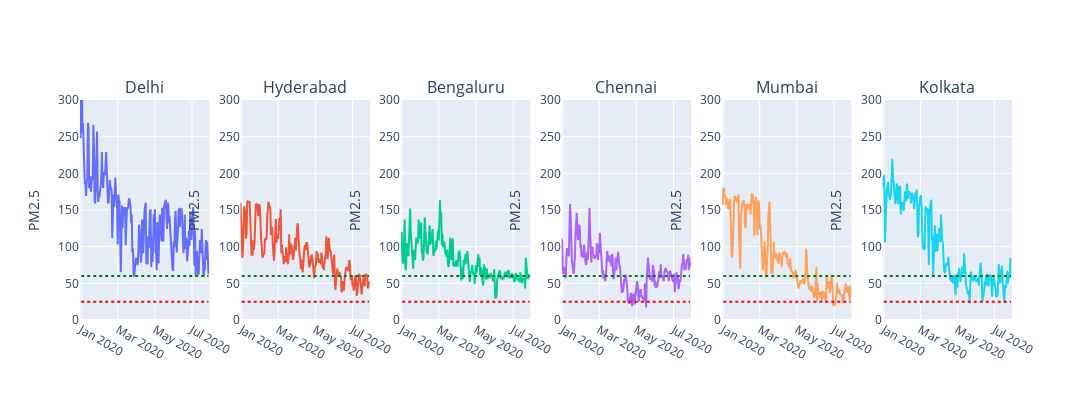

Notebook cell for this chart:
### Markdown cell above
Lets generate PM 2.5 for all cities

### Code cell
city=['Delhi','Hyderabad','Bengaluru','Chennai','Mumbai','Kolkata']
p=[1,1,1,2,2,2]
h=[1,2,3,1,2,3]
fig = make_subplots(
rows=1, cols=6,
#shared_yaxes=True,
subplot_titles=("Delhi", "Hyderabad", "Bengaluru", "Chennai",'Mumbai','Kolkata'))
for l,i in enumerate(city):
    dff=df1[df1['City'].isin([i])]
    fig.add_trace(go.Scatter(x=dff['Date'], y=dff['median']),row=1, col=l+1)
    fig.add_shape(go.layout.Shape(type="line", x0=start, y0=pollutant_who['pm25'], x1=end, y1=pollutant_who['pm25'],
                                  line=dict(color='red', width=2,dash='dot'),),row=1,col=l+1)
    fig.add_shape(go.layout.Shape(type="line", x0=start, y0=pollutant_naaqs['pm25'], x1=end, y1=pollutant_naaqs['pm25'],
                                  line=dict(color='green', width=2,dash='dot'),),row=1,col=l+1)
    fig.update_yaxes(title='PM2.5',range=[0, 300], row=1, col=l+1)
fig.update_layout(height=400, width=2000,showlegend=False)
fig.update_layout(yaxis=dict(range=[0,300]))
fig.show()
fig.write_image(f'images/pm2.5_all_cities.png')

### Figure 1 — Plotly figure (JSON) as saved in the notebook; plotly's stock layout.template omitted (floating-point values rounded to 4 significant figures; data arrays with more than 128 entries replaced by an {"elided": "..."} marker saying what was removed)
{"data": [{"type": "scatter", "x": {"elided": "212 str values"}, "xaxis": "x", "y": {"elided": "212 int values"}, "yaxis": "y"}, {"type": "scatter", "x": {"elided": "212 str values"}, "xaxis": "x2", "y": {"elided": "212 int values"}, "yaxis": "y2"}, {"type": "scatter", "x": {"elided": "212 str values"}, "xaxis": "x3", "y": {"elided": "212 int values"}, "yaxis": "y3"}, {"type": "scatter", "x": {"elided": "212 str values"}, "xaxis": "x4", "y": {"elided": "212 int values"}, "yaxis": "y4"}, {"type": "scatter", "x": {"elided": "212 str values"}, "xaxis": "x5", "y": {"elided": "212 int values"}, "yaxis": "y5"}, {"type": "scatter", "x": {"elided": "212 str values"}, "xaxis": "x6", "y": {"elided": "212 int values"}, "yaxis": "y6"}], "layout": {"annotations": [{"font": {"size": 16}, "showarrow": false, "text": "Delhi", "x": 0.06944, "xanchor": "center", "xref": "paper", "y": 1, "yanchor": "bottom", "yref": "paper"}, {"font": {"size": 16}, "showarrow": false, "text": "Hyderabad", "x": 0.2417, "xanchor": "center", "xref": "paper", "y": 1, "yanchor": "bottom", "yref": "paper"}, {"font": {"size": 16}, "showarrow": false, "text": "Bengaluru", "x": 0.4139, "xanchor": "center", "xref": "paper", "y": 1, "yanchor": "bottom", "yref": "paper"}, {"font": {"size": 16}, "showarrow": false, "text": "Chennai", "x": 0.5861, "xanchor": "center", "xref": "paper", "y": 1, "yanchor": "bottom", "yref": "paper"}, {"font": {"size": 16}, "showarrow": false, "text": "Mumbai", "x": 0.7583, "xanchor": "center", "xref": "paper", "y": 1, "yanchor": "bottom", "yref": "paper"}, {"font": {"size": 16}, "showarrow": false, "text": "Kolkata", "x": 0.9306, "xanchor": "center", "xref": "paper", "y": 1, "yanchor": "bottom", "yref": "paper"}], "height": 400, "shapes": [{"line": {"color": "red", "dash": "dot", "width": 2}, "type": "line", "x0": "2020-01-01", "x1": "2020-07-28", "xref": "x", "y0": 25, "y1": 25, "yref": "y"}, {"line": {"color": "green", "dash": "dot", "width": 2}, "type": "line", "x0": "2020-01-01", "x1": "2020-07-28", "xref": "x", "y0": 60, "y1": 60, "yref": "y"}, {"line": {"color": "red", "dash": "dot", "width": 2}, "type": "line", "x0": "2020-01-01", "x1": "2020-07-28", "xref": "x2", "y0": 25, "y1": 25, "yref": "y2"}, {"line": {"color": "green", "dash": "dot", "width": 2}, "type": "line", "x0": "2020-01-01", "x1": "2020-07-28", "xref": "x2", "y0": 60, "y1": 60, "yref": "y2"}, {"line": {"color": "red", "dash": "dot", "width": 2}, "type": "line", "x0": "2020-01-01", "x1": "2020-07-28", "xref": "x3", "y0": 25, "y1": 25, "yref": "y3"}, {"line": {"color": "green", "dash": "dot", "width": 2}, "type": "line", "x0": "2020-01-01", "x1": "2020-07-28", "xref": "x3", "y0": 60, "y1": 60, "yref": "y3"}, {"line": {"color": "red", "dash": "dot", "width": 2}, "type": "line", "x0": "2020-01-01", "x1": "2020-07-28", "xref": "x4", "y0": 25, "y1": 25, "yref": "y4"}, {"line": {"color": "green", "dash": "dot", "width": 2}, "type": "line", "x0": "2020-01-01", "x1": "2020-07-28", "xref": "x4", "y0": 60, "y1": 60, "yref": "y4"}, {"line": {"color": "red", "dash": "dot", "width": 2}, "type": "line", "x0": "2020-01-01", "x1": "2020-07-28", "xref": "x5", "y0": 25, "y1": 25, "yref": "y5"}, {"line": {"color": "green", "dash": "dot", "width": 2}, "type": "line", "x0": "2020-01-01", "x1": "2020-07-28", "xref": "x5", "y0": 60, "y1": 60, "yref": "y5"}, {"line": {"color": "red", "dash": "dot", "width": 2}, "type": "line", "x0": "2020-01-01", "x1": "2020-07-28", "xref": "x6", "y0": 25, "y1": 25, "yref": "y6"}, {"line": {"color": "green", "dash": "dot", "width": 2}, "type": "line", "x0": "2020-01-01", "x1": "2020-07-28", "xref": "x6", "y0": 60, "y1": 60, "yref": "y6"}], "showlegend": false, "width": 2000, "xaxis": {"anchor": "y", "autorange": true, "domain": [0, 0.1389], "range": ["2019-12-30", "2020-07-28 19:53:36.5866"], "type": "date"}, "xaxis2": {"anchor": "y2", "autorange": true, "domain": [0.1722, 0.3111], "range": ["2019-12-30", "2020-07-28 19:53:36.5866"], "type": "date"}, "xaxis3": {"anchor": "y3", "autorange": true, "domain": [0.3444, 0.4833], "range": ["2019-12-30", "2020-07-28 19:53:36.5866"], "type": "date"}, "xaxis4": {"anchor": "y4", "autorange": true, "domain": [0.5167, 0.6556], "range": ["2019-12-30", "2020-07-28 19:53:36.5866"], "type": "date"}, "xaxis5": {"anchor": "y5", "autorange": true, "domain": [0.6889, 0.8278], "range": ["2019-12-30", "2020-07-28 19:53:36.5866"], "type": "date"}, "xaxis6": {"anchor": "y6", "autorange": true, "domain": [0.8611, 1], "range": ["2019-12-30", "2020-07-28 19:53:36.5866"], "type": "date"}, "yaxis": {"anchor": "x", "domain": [0, 1], "range": [0, 300], "title": {"text": "PM2.5"}, "type": "linear"}, "yaxis2": {"anchor": "x2", "domain": [0, 1], "range": [0, 300], "title": {"text": "PM2.5"}, "type": "linear"}, "yaxis3": {"anchor": "x3", "domain": [0, 1], "range": [0, 300], "title": {"text": "PM2.5"}, "type": "linear"}, "yaxis4": {"anchor": "x4", "domain": [0, 1], "range": [0, 300], "title": {"text": "PM2.5"}, "type": "linear"}, "yaxis5": {"anchor": "x5", "domain": [0, 1], "range": [0, 300], "title": {"text": "PM2.5"}, "type": "linear"}, "yaxis6": {"anchor": "x6", "domain": [0, 1], "range": [0, 300], "title": {"text": "PM2.5"}, "type": "linear"}}}
